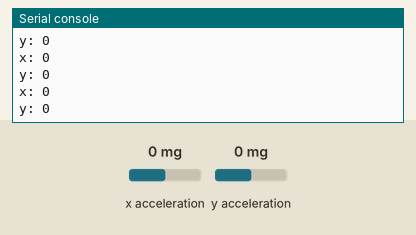
Simulated run of this program. Board: BBC micro:bit running MicroPython. Shown: the last lines printed to the serial console. The inputs (shaded band) are chosen by the test bench; at power-on: x acceleration 0 mg, y acceleration 0 mg.

Above: at 1.2 s.
1.3 s: x acceleration set to -1440 mg
At 1.51 s:
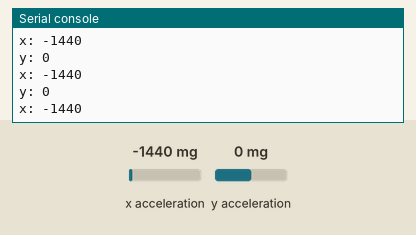
2.8 s: y acceleration set to -1440 mg
At 2.82 s:
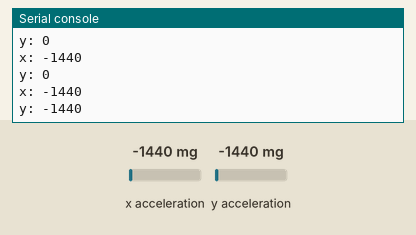
4.3 s: x acceleration set to -750 mg
At 4.33 s:
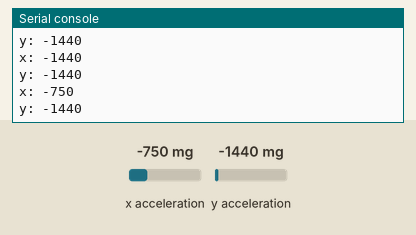
Timing chart, 0 to 7.3 s (numbered marks = the images above; inputs shaded):
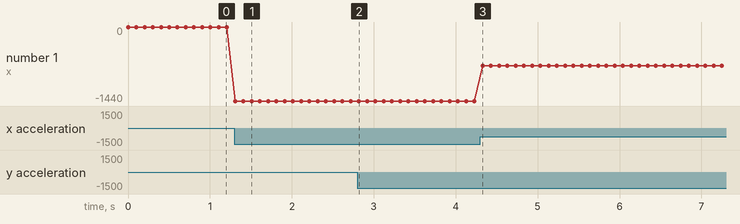

The program:

main.py
```python
from microbit import *

while True:
    print("x:", accelerometer.get_x())
    print("y:", accelerometer.get_y())
    sleep(100)
```

Measured:
- after the input at 1.3 s, the serial console: prints a new line at once (image 1)
- after the input at 2.8 s, the serial console: prints a new line at once (image 2)
- after the input at 4.3 s, the serial console: prints a new line at once (image 3)
- plotted number 1: 0 → -1440 after the input at 1.3 s, -1440 → -750 after the input at 4.3 s
